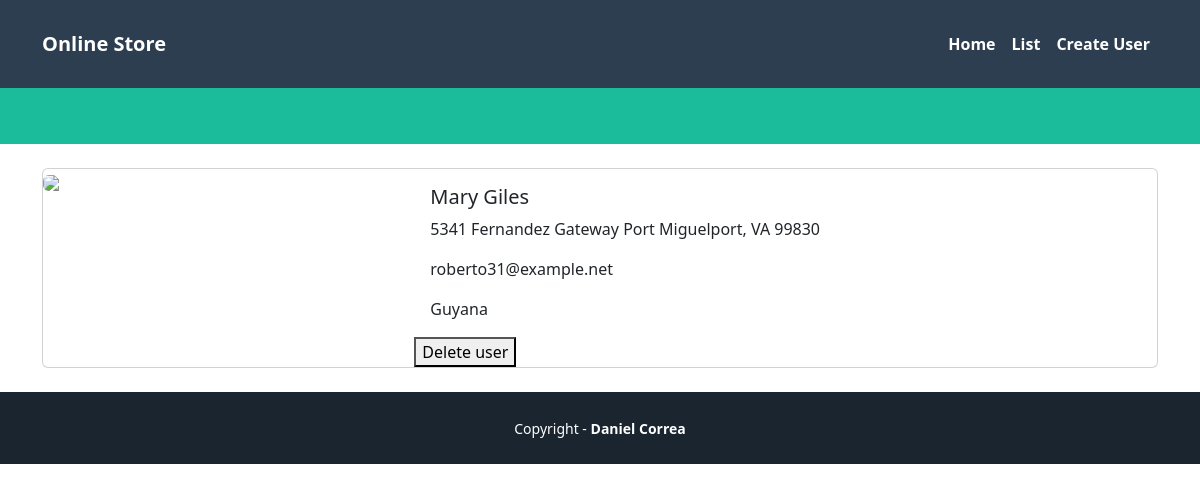
/users/3, run on the app's committed database.
### pages/models.py (models this page shows)
class  User(models.Model):
    name = models.CharField(max_length=255)
    address = models.CharField(max_length=255)
    email_address = models.CharField(max_length=255)
    country = models.CharField(max_length=255)

### pages/views.py (the view)
# urls.py: path('users/<str:id>', UserShowView.as_view(), name='show'),
class UserShowView(View):
    template_name = 'users/show.html'
    def get(self, request, id):
        try:
            user_id = int(id)
            if user_id < 1:
                raise ValueError("User id must be 1 or greater")
            user = get_object_or_404(User, pk=user_id)
        except:
            return HttpResponseRedirect(reverse('home'))
        viewData = {}
        user = get_object_or_404(User, pk=user_id)
        viewData["title"] = user.name + " - Perfume Online Store"
        viewData["subtitle"] =  user.name + " - User information"
        viewData["user"] = user
        return render(request, self.template_name, viewData)

### pages/templates/users/show.html (shortened to what this page needs)
{% extends 'pages/base.html' %} {% block title %} {{title}} {% endblock %} {%
block header_title %} {{subtitle}} {% block content %}
<div class="card mb-3">
  <div class="row g-0">
    <div class="col-md-4">
      <img
        src="https://static.djangoproject.com/img/logos/django-logo-positive.svg"
        class="img-fluid rounded-start"
      />
    </div>
    <div class="col-md-8">
      <div class="card-body">
        <h5 class="card-title">{{user.name}}</h5>
        <p class="card-text">{{user.address}}</p>
        <p class="card-text">{{user.email_address}}</p>
        <p class="card-text">{{user.country}}</p>
      </div>
      <form action="{% url 'user_delete' id=user.id %}" method="POST">
        <button type="submit">Delete user</button>
      </form>
    </div>
  </div>
</div>
{% endblock %}

### data on the page
User: name "Mary Giles", address "5341 Fernandez Gateway Port Miguelport, VA 99830", email_address "roberto31@example.net", country "Guyana"
